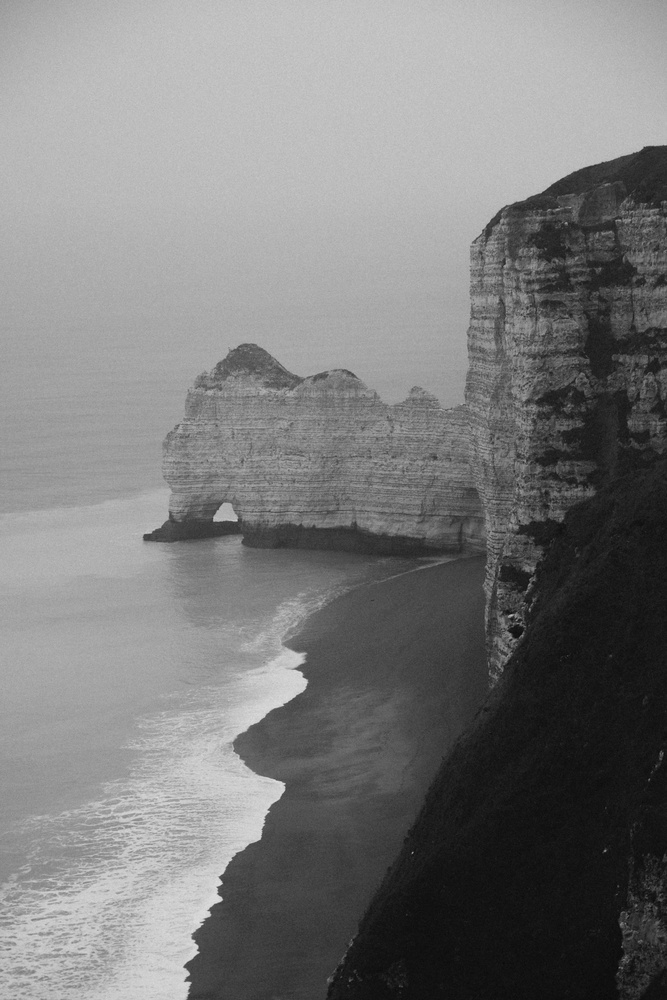
#> input picture clif.jpeg, 667 x 1000 px, shrunk from 4000 x 6000 before the run
$ jupyter execute image-stabilization.ipynb
#> lines starting #> are read from the running program, lines starting #| are printed output that depends on the picture
[cell 1]
import cv2 as cv

[cell 2]
src = cv.imread('clif.jpeg')
#> src is the input picture: shape (1000, 667, 3); min 7, max 224, mean 123.1

[cell 3]
src = cv.cvtColor(src, cv.COLOR_BGR2GRAY)
#> src: shape (1000, 667)

[cell 4]
result = cv.equalizeHist(src)
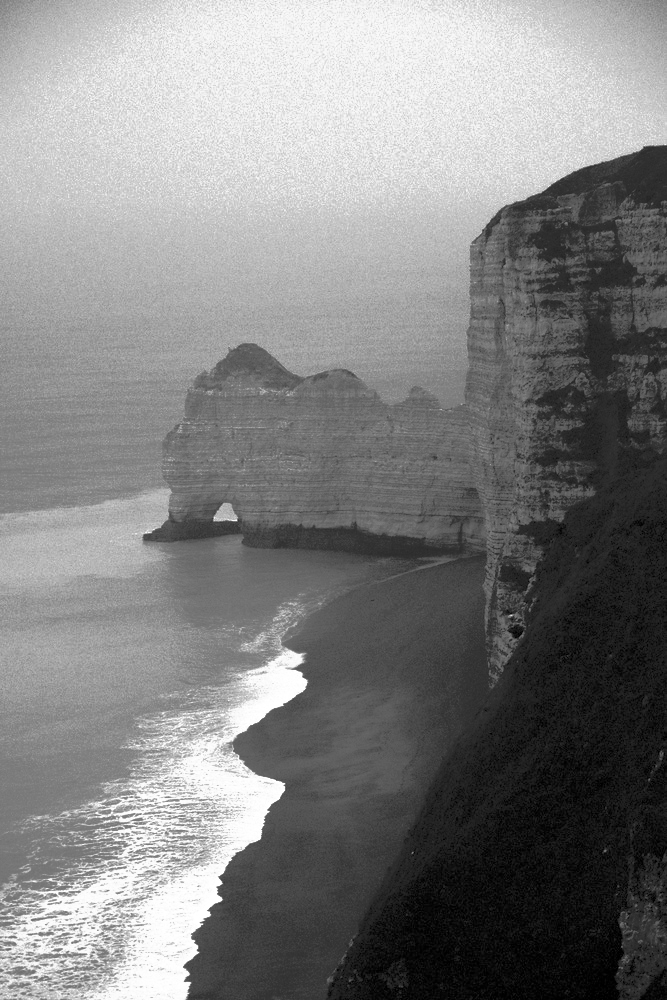
#> result: shape (1000, 667); min 0, max 255, mean 128.5


$ run again, with cruch.jpeg copied over clif.jpeg
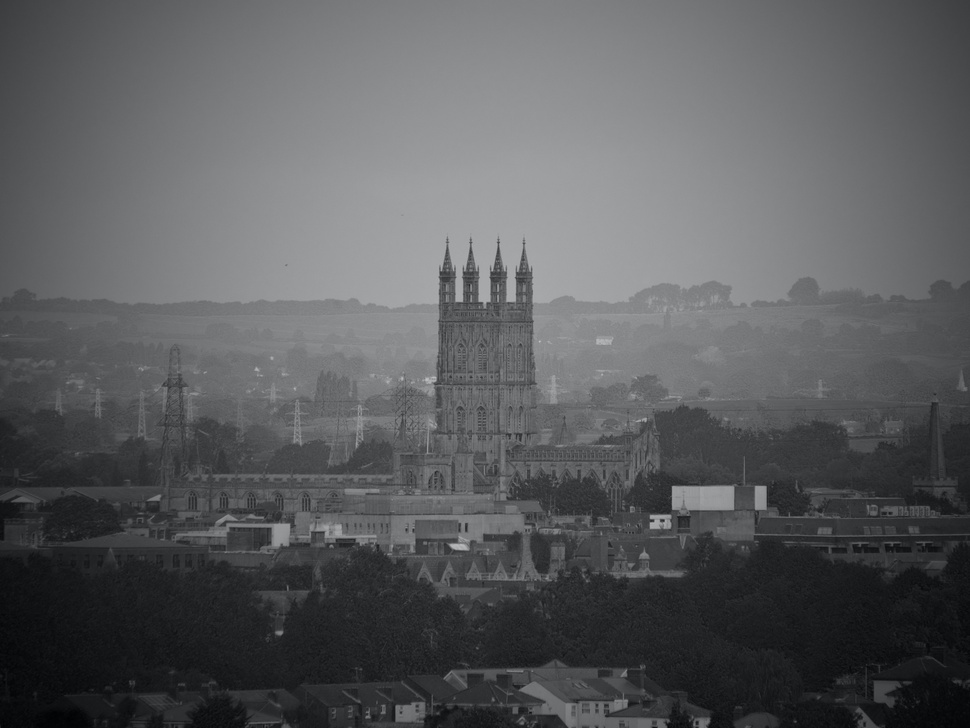
#> input picture cruch.jpeg, 970 x 728 px, shrunk from 4440 x 3333 before the run
#> src is the input picture: shape (728, 970, 3); mean B, G, R 93.7, 91.7, 90.7
#> src: shape (728, 970)
#> `result = cv.equalizeHist(src)`:
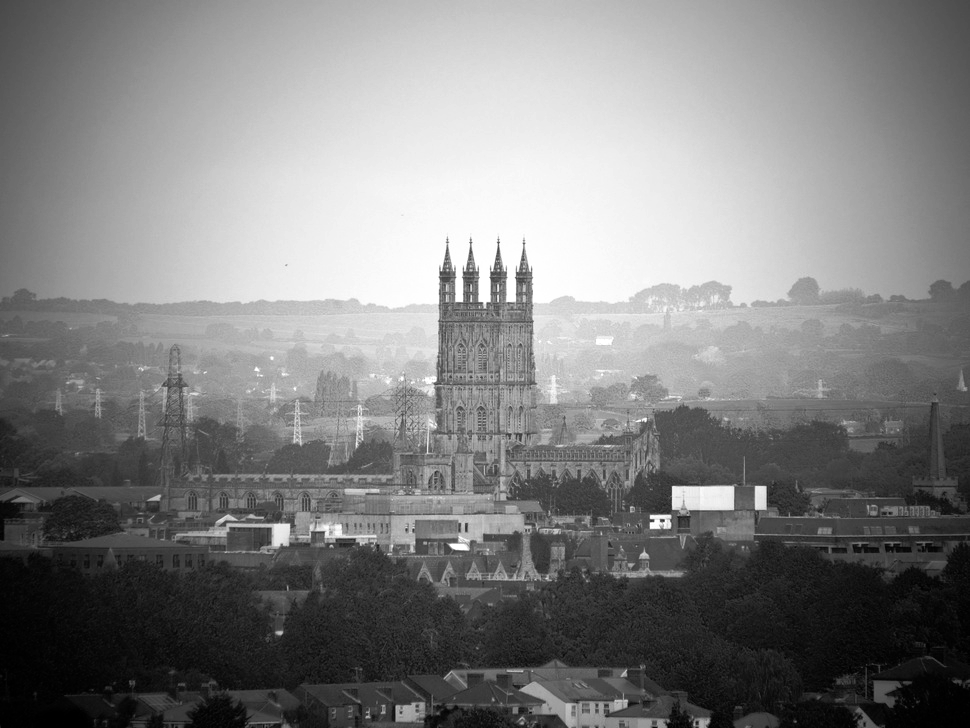
#> result: shape (728, 970); min 0, max 255, mean 128.3
